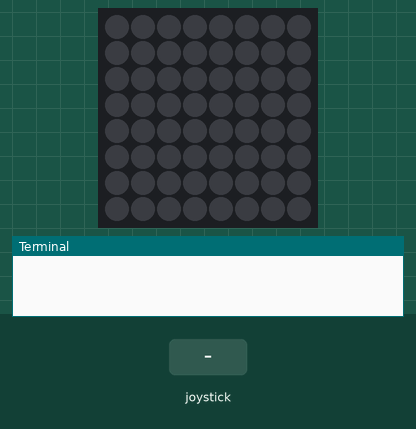
Simulated run of this program. Board: Raspberry Pi (BCM pin numbers) with a Sense HAT. On the bench: the Sense HAT's 8×8 RGB LED matrix, the last lines printed to the terminal. Inputs (shaded band) come from the test bench.

Above: at 1.2 s.
1.3 s: joystick pushed up
At 1.55 s:
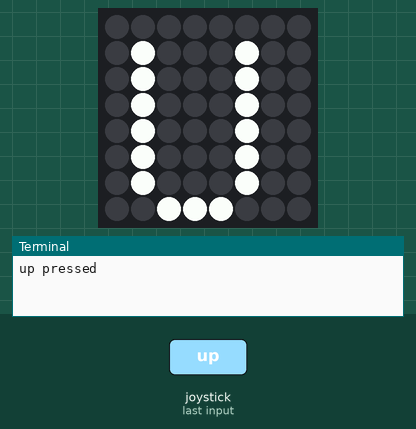
3.3 s: joystick pushed right
At 3.55 s:
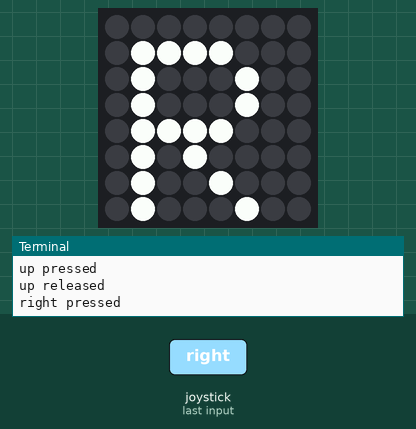
5.3 s: joystick pushed down
At 5.55 s:
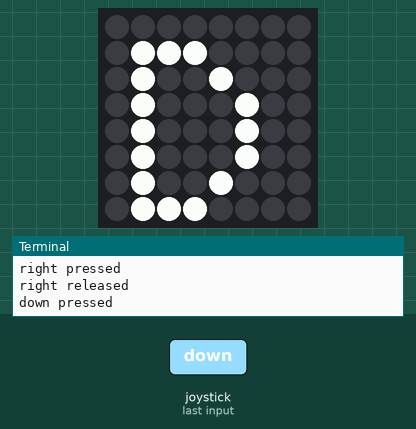
7.3 s: joystick pushed left
At 7.55 s:
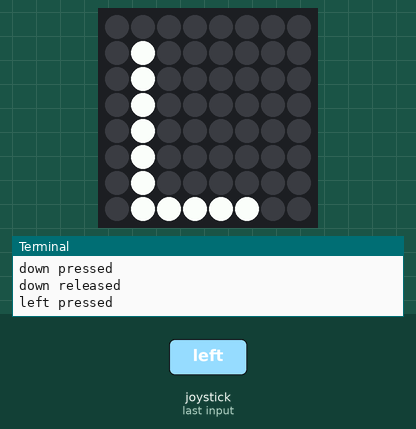
9.3 s: joystick clicked
At 9.55 s:
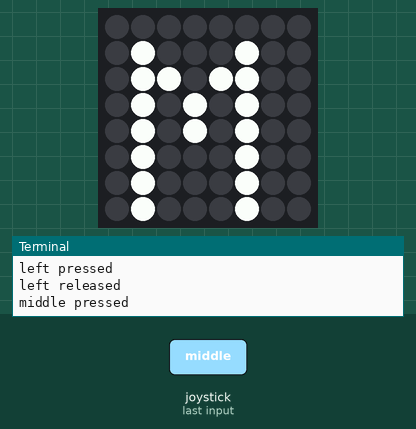
Timing chart, 0 to 12.3 s (numbered marks = the images above; inputs shaded):
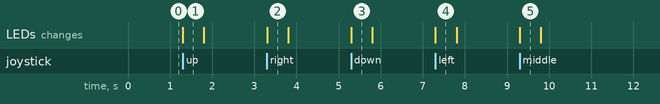

The program:

joystick.py
```python
#!/usr/bin/env python

from random import randint
from time import sleep
from sense_emu import SenseHat
sense = SenseHat()

blue = (0, 0, 255)
green = (0, 255, 0)
yellow = (255, 255, 0)
white = (255, 255, 255)
red = (255, 0, 0)
black = (0, 0, 0)

while True:
    for event in sense.stick.get_events():
        print(event.direction, event.action)
        if event.action == "pressed":
            if event.direction == "up":
                sense.show_letter("U")
            elif event.direction == "down":
                sense.show_letter("D")
            elif event.direction == "left":
                sense.show_letter("L")
            elif event.direction == "right":
                sense.show_letter("R")
            elif event.direction == "middle":
                sense.show_letter("M")

            sleep(0.5)
            sense.clear()
```

Measured:
- after the input at 1.3 s, the LEDs: change at once (image 1)
- after the input at 3.3 s, the LEDs: change at once (image 2)
- after the input at 5.3 s, the LEDs: change at once (image 3)
- after the input at 7.3 s, the LEDs: change at once (image 4)
- after the input at 9.3 s, the LEDs: change at once (image 5)
- what the display in image 1 shows lasts 0.5 s, from 1.3 s to 1.8 s
